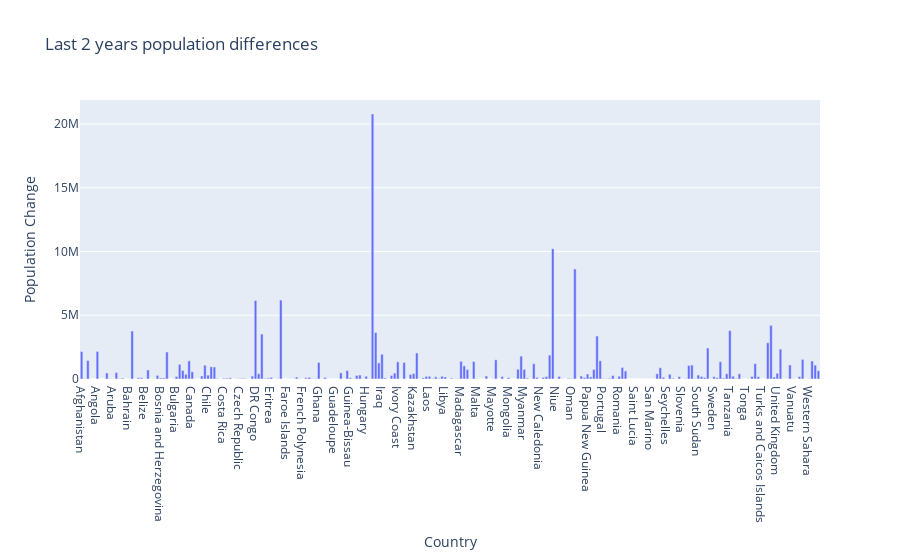

Notebook code for this chart:
### Markdown cell above
## Last 2 years population difference

### Code cell
fig=px.bar(df,x="Country",y="Population Change",title="Last 2 years population differences")
fig.show()

### Figure 1 — Plotly figure (JSON) as saved in the notebook; plotly's stock layout.template omitted (floating-point values rounded to 4 significant figures; data arrays with more than 128 entries replaced by an {"elided": "..."} marker saying what was removed)
{"data": [{"hovertemplate": "Country=%{x}<br>Population Change=%{y}<extra></extra>", "legendgroup": "", "marker": {"color": "#636efa", "pattern": {"shape": ""}}, "name": "", "orientation": "v", "showlegend": false, "textposition": "auto", "type": "bar", "x": {"elided": "234 str values"}, "xaxis": "x", "y": {"elided": "234 int values"}, "yaxis": "y"}], "layout": {"barmode": "relative", "legend": {"tracegroupgap": 0}, "title": {"text": "Last 2 years population differences"}, "xaxis": {"anchor": "y", "domain": [0, 1], "title": {"text": "Country"}}, "yaxis": {"anchor": "x", "domain": [0, 1], "title": {"text": "Population Change"}}}}
